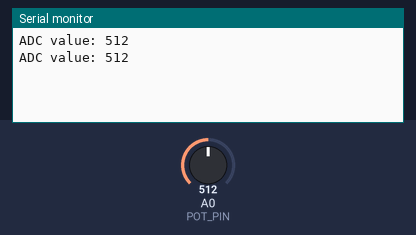
Recording of a sketch running on a simulated Arduino Uno, built with avr-gcc and run on an emulated ATmega328P. On the bench: the last lines printed to the serial monitor. The inputs (shaded band) are chosen by the test bench; at power-on: A0 (POT_PIN) = 512.

Above: at 2.8 s.
2.9 s: A0 (POT_PIN) set to 716
At 3.8 s:
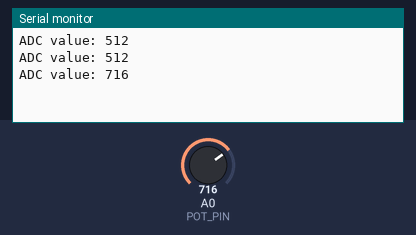
4.4 s: A0 (POT_PIN) set to 900
At 5.4 s:
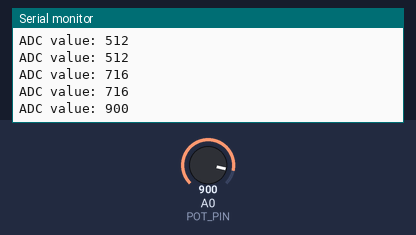
Timing chart, 0 to 7.4 s (numbered marks = the images above; inputs shaded):
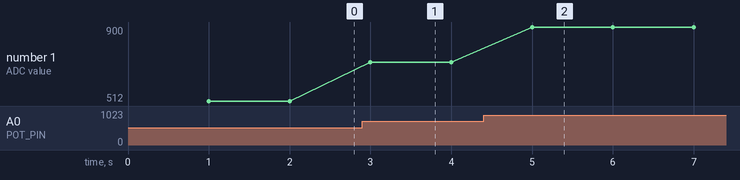

Measured:
- after the input at 2.9 s, the serial monitor: prints a new line after 0.10 s (image 1)
- after the input at 4.4 s, the serial monitor: prints a new line after 0.60 s (image 2)
- plotted number 1: 512 → 716 after the input at 2.9 s, 716 → 900 after the input at 4.4 s

The sketch:

sketch_jan18d.ino
```cpp
#define POT_PIN A0
#define PERIODE 1000

unsigned long tempsPrecedent = 0;

void setup() {
  pinMode(POT_PIN,INPUT) ;
  Serial.begin(9600);
}

void loop() {
  unsigned long tempsActuel = millis();

  if (tempsActuel - tempsPrecedent >= PERIODE) {
    tempsPrecedent = tempsActuel;

    int valeur = analogRead(POT_PIN);
    Serial.print("ADC value: ");
    Serial.println(valeur);
  }
}
```
